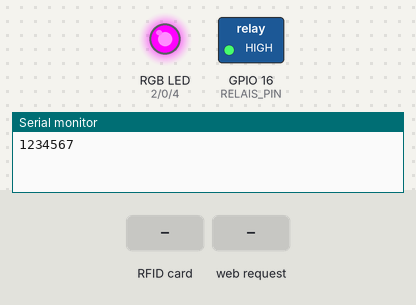
The sketch below on a simulated ESP8266 (NodeMCU). Shown: switched loads named in the sketch (green lamp = pin HIGH), an RGB LED mixed from three pins (HIGH = lit), the last lines printed to the serial monitor. The inputs (shaded band) are chosen by the test bench. WiFi joins after 1.5 s; servers stay silent unless stated; EEPROM starts erased; pins used as bus, display or sensor lines are not drawn.

Above: at 2.7 s.
2.8 s: RFID card 5E 7A 19 C4 held to the reader
At 3.2 s:
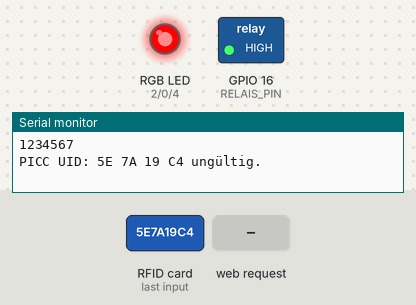
4.3 s: HTTP request GET /?AuthCard=TK received
At 6.7 s:
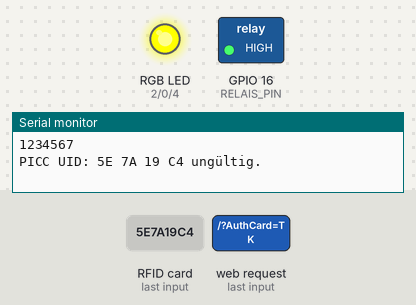
7.3 s: RFID card 5E 7A 19 C4 held to the reader
At 8.5 s:
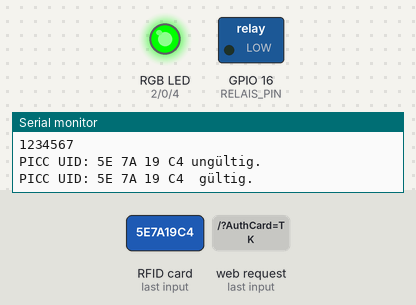
10.3 s: HTTP request GET /?AuthCard=1 received
At 10.8 s:
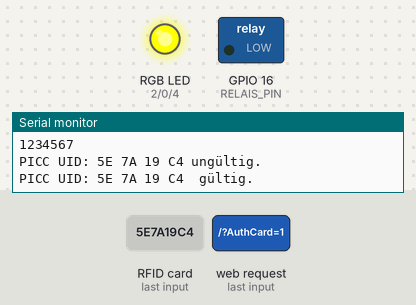
Timing chart, 0 to 12.8 s (numbered marks = the images above; inputs shaded):
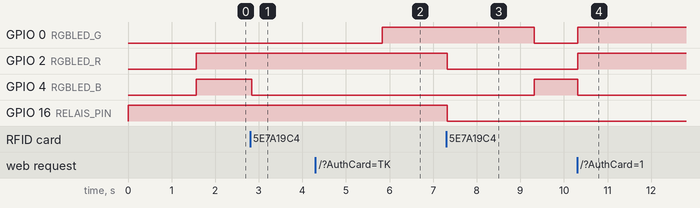

Measured:
- after the input at 2.8 s, GPIO 4 (RGBLED_B): HIGH → LOW at once
- after the input at 4.3 s, GPIO 0 (RGBLED_G): LOW → HIGH after 1.5 s
- after the input at 7.3 s, GPIO 0 (RGBLED_G): HIGH → LOW after 2.0 s; GPIO 2 (RGBLED_R), GPIO 16 (RELAIS_PIN): HIGH → LOW at once; GPIO 4 (RGBLED_B): LOW → HIGH after 2.0 s
- after the input at 10.3 s, GPIO 0 (RGBLED_G), GPIO 2 (RGBLED_R): LOW → HIGH at once; GPIO 4 (RGBLED_B): HIGH → LOW at once

The sketch:

CardReader_ESP8266_-_Teil_2.ino
```cpp
#include <SPI.h>
#include <MFRC522.h>
#include <ESP8266WiFi.h>
//#include <WiFiClient.h>
#include <ESP8266WebServer.h>
#include <ESP8266mDNS.h>
#include <EEPROM.h>

#define RST_PIN     5     // SPI Reset Pin (D1  Ausgang)
#define RELAIS_PIN  16    // Relais (D0  Ausgang) [LOW Aktiv] - Auch interne LED nahe USB Port
#define SS_PIN      15    // SPI Slave Select Pin

#define RGBLED_R    2     // Rot (D4  Ausgang)
#define RGBLED_G    0     // Grün (D3  Ausgang) - Auch interne LED auf dem ESP Modul
#define RGBLED_B    4     // Blau (D2  Ausgang)

#define WiFiPwdLen   25   // Maximale WiFi Passwortlänge
#define STANameLen 20     // Maximale WiFi SSIDlänge
#define ESPHostNameLen 20 // Maximale Anzahl Zeichen ESPHostName

#define LED_BUILTIN 16
#define PIN_WIRE_SDA 4
#define PIN_WIRE_SCL 5

MFRC522 mfrc522(SS_PIN, RST_PIN);   // Instanz des MFRC522 erzeugen
MFRC522::MIFARE_Key key;
ESP8266WebServer server(80);        // Web Server Instanz erzeugen

struct WiFiEEPromData
  {
    char ESPHostName[ESPHostNameLen];
    char APSTAName[STANameLen]; // STATION Name TO Connect, if definded
    char WiFiPwd[WiFiPwdLen]; // WiFiPAssword, if definded
    char ConfigValid[3]; //If Config is Vaild, Tag "TK" is required"
  };

struct PICCardEEPRomData
  {
    char CardVaildUID[4];
    char Reservered[4];
  };

WiFiEEPromData MyWiFiConfig;
PICCardEEPRomData MyEEPROMValidCardUID;
bool Result  = false;
bool LearnNewCard = false;

void setup()
  {
  pinMode(RST_PIN,OUTPUT);
  digitalWrite(RST_PIN,HIGH);
  pinMode(RELAIS_PIN,OUTPUT);
  pinMode(RGBLED_R,OUTPUT);
  pinMode(RGBLED_G,OUTPUT);
  pinMode(RGBLED_B,OUTPUT);
  digitalWrite(RELAIS_PIN,HIGH);    // Relais inaktiv
  digitalWrite(RGBLED_R,LOW);       //Led AUS
  digitalWrite(RGBLED_G,LOW);
  digitalWrite(RGBLED_B,LOW);
  Serial.begin(9600);               // Serielle Kommunikation mit dem PC initialisieren
  yield();
  Serial.println(ESP.getChipId());
  SPI.begin();                      // Initialisiere SPI Kommunikation
  digitalWrite(RST_PIN,LOW);
  Result  = startWiFiClient();
  yield();
  EEPROM.begin(512);
  EEPROM.get(100,MyEEPROMValidCardUID);   // Ab Adresse 100 wird die gültige KArte abgelegt
  EEPROM.end();
  InitalizeHTTPServer();
  digitalWrite(RST_PIN,HIGH);
  mfrc522.PCD_Reset();
  mfrc522.PCD_Init();               // Initialisiere MFRC522 Lesemodul
  mfrc522.PCD_AntennaOn();
  yield();
  digitalWrite(RGBLED_R,HIGH);     //Led Farbe Lila Initalisierung abgeschlossen
  digitalWrite(RGBLED_G,LOW);
  digitalWrite(RGBLED_B,HIGH);
  }

// ******************* Start Functions Webserver *******************************************
void handleNotFound()
  {
  }
void handleRoot()   // Hauptseite
  {
  String temp ="";
  if (server.hasArg("AuthCard") )  // Reboot System
    {
    temp = "Bitte Karte vor Leser vorhalten.";
    server.send ( 200, "text/html", temp );
    digitalWrite(RGBLED_R,HIGH);     //Led Farbe Gelb Programmierungsmodus
    digitalWrite(RGBLED_G,HIGH);
    digitalWrite(RGBLED_B,LOW);
    LearnNewCard = true;
    server.client().stop();
    }
  server.sendHeader("Cache-Control", "no-cache, no-store, must-revalidate");
  server.sendHeader("Pragma", "no-cache");
  server.sendHeader("Expires", "-1");
  server.setContentLength(CONTENT_LENGTH_UNKNOWN);
  // HTML Content
  server.send ( 200, "text/html", temp );   // Speichersparen - Schon mal dem Cleint senden
  temp = "";
  temp += "<!DOCTYPE HTML><html lang='de'><head><meta charset='UTF-8'><meta name= viewport content='width=device-width, initial-scale=1.0,'>";
  server.sendContent(temp);
  temp = "";
  temp += "<style type='text/css'><!-- DIV.container { min-height: 10em; display: table-cell; vertical-align: middle }.button {height:35px; width:90px; font-size:16px}";
  server.sendContent(temp);
  temp = "";
  temp += "body {background-color: powderblue;}</style>";
  temp += "<head><title>Kartenleser RC522</title></head>";
  temp += "<h2>Kartenleser RC522 Konfiguration</h2>";
  temp += "<body>";
  server.sendContent(temp);
  temp = "";
  temp += "<form action='/' method='post'>";
  temp += "<button type='submit' name='AuthCard' value='1' style='height: 50px; width: 200px' >Authorisiere nächste Karte an Leser</button>";
  temp += "</form>";
  server.sendContent(temp);
  temp = "";
  server.client().stop();
  }

void InitalizeHTTPServer()
  {
  bool initok = false;
  server.on("/", handleRoot);
  server.onNotFound ( handleNotFound );
  server.begin(); // Web server start
  }
// ******************* End Functions Webserver *********************************************

// ******************* Start Functions WiFi Management *************************************

bool startWiFiClient() {
  bool WiFiClientStarted = false;
  size_t A0_ADCValue = 0;
  byte i = 0;
  byte connRes = 0;
  //Serial.setDebugOutput(true);  // Zu Debugzwecken aktivieren.
  WiFi.hostname("CrdRdr41667");
  WiFi.softAPdisconnect(true);
  WiFi.disconnect();
  WiFi.mode(WIFI_STA);
  if(loadCredentials())
    {
     WiFi.begin(MyWiFiConfig.APSTAName, MyWiFiConfig.WiFiPwd);
     while (( connRes != 3 ) and( connRes != 4 ) and (i != 30))  //if connRes == 0  "IDLE_STATUS - change Statius"
      {
      i++;
      // Serial.print("."); // Connect vorgang auf der seriellen Schnittstelle beobachten
      delay(500);
      yield();
      connRes  = WiFi.waitForConnectResult();
      }
     if (connRes == 4 ) { // if password is incorrect
      Serial.println("ATWIFI:PWDERR");
      WiFi.disconnect();
      }
     if (connRes == 6 ) { //  module is not configured in station mode
      Serial.println("ATWIFI:STAERR");
      WiFi.disconnect();
      }
    }
  if(WiFi.status() == WL_CONNECTED)
    {
    Serial.print("ATIP:");
    Serial.println(WiFi.localIP());
    WiFi.setAutoReconnect(true); // Set whether module will attempt to reconnect to an access point in case it is disconnected.
    // Setup MDNS responder
    if (!MDNS.begin("CrdRdr41667"))
      {
      Serial.println("ATMDNS:NOK");
      } else { MDNS.addService("http", "tcp", 80); }
    WiFiClientStarted = true;
    } else
    {
    WiFi.disconnect();
    WiFi.mode(WIFI_STA);
    WiFi.begin("Deine_WLANSSID","Dein_Passwort");
    saveCredentials();
     while (( connRes != 3 ) and( connRes != 4 ) and (i != 30))  //if connRes == 0  "IDLE_STATUS - change Statius"
      {
      i++;
      // Serial.print("."); // Connect vorgang auf der seriellen Schnittstelle beobachten
      delay(500);
      yield();
      connRes  = WiFi.waitForConnectResult();
      }
  }
  //WiFi.printDiag(Serial);       // Zu Debugzwecken aktivieren.
  return WiFiClientStarted;
}
// ******************* END Functions WiFi Management *************************************

// ******************* Start Functions Store WiFi Credentials to EEPROM ******************
bool loadCredentials()
{
 bool RetValue;
 EEPROM.begin(512);
 EEPROM.get(0,MyWiFiConfig);
 EEPROM.end();
 if (String(MyWiFiConfig.ConfigValid) == "TK")
  {
    RetValue = true;
  } else
  {
    RetValue = false; // WLAN Settings nicht gefunden.
  }
  return RetValue;
}

void saveCredentials() // Speicehre WLAN credentials auf EEPROM
{
  String A;
  size_t i;
  for (i = 0 ; i < sizeof(MyWiFiConfig) ; i++) // Loeschen der alten Konfiguration
     {
      EEPROM.write(i, 0);
     }
  for (i = 0 ; i < STANameLen  ; i++) // Loeschen der alten Konfiguration
     {
      MyWiFiConfig.WiFiPwd[i] = 0;
     }
  for (i = 0 ; i < WiFiPwdLen ; i++) // Loeschen der alten Konfiguration
     {
      MyWiFiConfig.APSTAName[i] = 0;
     }
  A = WiFi.SSID().c_str();
  i = A.length();
  A.toCharArray(MyWiFiConfig.APSTAName,i+1);
  A = WiFi.psk().c_str();
  i = A.length();
  A.toCharArray(MyWiFiConfig.WiFiPwd,i+1);
  strncpy(MyWiFiConfig.ConfigValid , "TK", sizeof(MyWiFiConfig.ConfigValid) );
  EEPROM.begin(512);
  EEPROM.put(0, MyWiFiConfig);
  EEPROM.commit();
  EEPROM.end();
}
// ******************* END Functions StoreCredentialsto EEPROM ***************************

void loop()  // Hauptschleife
{
  // Nur wenn eine Karte gefunden wird und gelesen werden konnte, wird der Inhalt von IF ausgeführt
  if (mfrc522.PICC_IsNewCardPresent() && mfrc522.PICC_ReadCardSerial() )   // PICC = proximity integrated circuit card = kontaktlose Chipkarte
  {
    Serial.print("PICC UID:");
    for (byte i = 0; i < mfrc522.uid.size; i++)
    {
      // Abstand zwischen HEX-Zahlen und führende Null bei Byte < 16
      Serial.print(mfrc522.uid.uidByte[i] < 0x10 ? " 0" : " ");
      Serial.print(mfrc522.uid.uidByte[i], HEX);
    }
  bool IsValid = true;
  if (LearnNewCard)
  {
   for (byte i = 0; i < sizeof(MyEEPROMValidCardUID.CardVaildUID); i++)
    {
     MyEEPROMValidCardUID.CardVaildUID[i] = mfrc522.uid.uidByte[i];
     EEPROM.begin(512);
     EEPROM.put(100,MyEEPROMValidCardUID);
     EEPROM.commit();
     EEPROM.end();
     LearnNewCard = false;
    }
   IsValid = true;
  } else
  {
  for (byte i = 0; i < sizeof(MyEEPROMValidCardUID.CardVaildUID); i++)
    {
    if (mfrc522.uid.uidByte[i] != MyEEPROMValidCardUID.CardVaildUID[i]) { IsValid = false; }
    }
  }
  if (IsValid)
   {
      bool PinState= digitalRead(RELAIS_PIN);
      PinState = !PinState;
      digitalWrite(RELAIS_PIN, PinState);
      digitalWrite(RGBLED_R,LOW);     //Led Grün
      digitalWrite(RGBLED_G,HIGH);
      digitalWrite(RGBLED_B,LOW);
      Serial.print("  gültig.");
      delay(2000);
      digitalWrite(RGBLED_R,LOW);     //Led Farbe Blau Leser ist in Grundzustand
      digitalWrite(RGBLED_G,LOW);
      digitalWrite(RGBLED_B,HIGH);
   } else
   {
      digitalWrite(RGBLED_R,HIGH);     //Led Rot - Letzte Karte war ungültig
      digitalWrite(RGBLED_G,LOW);
      digitalWrite(RGBLED_B,LOW);
      Serial.print(" ungültig.");
      delay(2000);
   }
    Serial.println();
    // Versetzt die gelesene Karte in einen Ruhemodus, um nach anderen Karten suchen zu können.
    mfrc522.PICC_HaltA();
    delay(1000);
  }
  server.handleClient(); // Webserveranfragen bearbeiten
  yield();               // interne ESP8266 Funktionen aufrufen
  delay(20);
}
```
